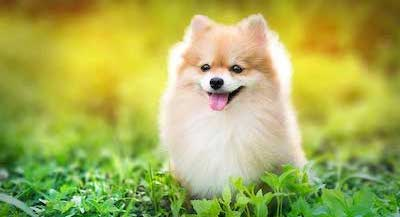
#> input picture dog.jpg, 400 x 217 px
$ python opencv_basics_BGR.py
#> lines starting #> are read from the running program, lines starting #| are printed output that depends on the picture; after the words box and inside, x2 and y2 are one past the last pixel; in counts of white or black regions, pixels touching at a corner belong together
#> further down, img is the input picture: shape (217, 400, 3); mean B, G, R 85.1, 175.5, 168.4
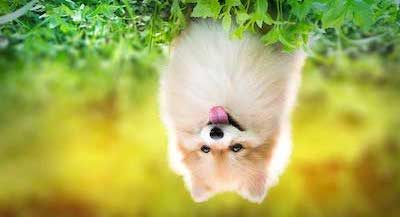
#> input picture dog2.jpg, 400 x 217 px
#> further down, img2 is the input picture: shape (217, 400, 3); mean B, G, R 84.9, 175.5, 168.2
#| Pixel Count: 86800
'''
OpenCV Basics - BGR Exercises
'''
import cv2
import math

def pixel_count(BGR_image: list)-> int:
    """ Calculates the total number of pixels in a BGR image.

    Args:
        BGR_image (list): A BGR image represented by 3 channels of 8-bit integers

    Returns:
        int: The number of pixels in a BGR image.
    """
    # WRITE YOUR CODE HERE.
    img = BGR_image.copy()
    return ((len(img))*(len(img[0])))
    # END OF FUNCTION.

def tint_red(BGR_image:list)->list:
    """ This function tints a color image red. Given an input image that is BGR color,
    set the the red channel value of all pixels to 255

    Args:
        BGR_image (list): A color image represented in a numpy array with 3 channels.

    Returns:
        image (list): The tinted image.

    """
    # WRITE YOUR CODE HERE.
    img = BGR_image.copy()

    for r, row in enumerate(img):
        for c, value in enumerate(row):
            img[r][c][2] = 255
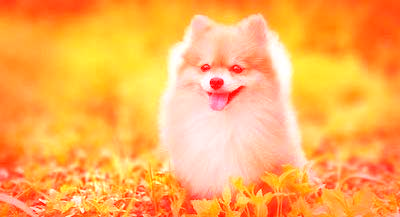
#> img: shape (217, 400, 3); mean B, G, R 85.1, 175.5, 255


    return img
    # END OF FUNCTION.

def to_BW(BGR_image: list)-> list:
    """ Converts a BGR image to a black and white image.
        If the pixel value (defined by (B+G+R)/3) in the original image is strictly greater than 128,
        set the pixel to 255. Otherwise, set the pixel to 0.

        Notes:
            - You may NOT use any thresholding functions provided by OpenCV to do this.
            - Be careful not to modify the original image!

    Args:
        BGR_image (list): A BGR image represented by 3 channels of 8-bit integers

    Returns:
        image (list): The black and white image.
    """
    # WRITE YOUR CODE HERE.
    img = BGR_image.copy()

    for r, row in enumerate(img):
        for c, value in enumerate(row):
            if math.trunc((int(value[0]) + int(value[1]) + int(value[2]))/3) > 128:
                img[r][c] = 255
            else:
                img[r][c] = 0
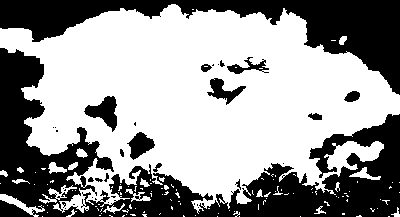
#> img: shape (217, 400, 3); 60.2% white; 36 black regions (20 under 20 px), largest, box (x1, y1, x2, y2) and area: (0, 48, 400, 217) 20978, (0, 0, 400, 95) 11378, (84, 96, 117, 132) 592


    return img
    # END OF FUNCTION.

def to_grayscale(BGR_image: list)-> list:
    """ Converts a BGR image to a grayscale image by taking a uniform average of all 3
        color channels: (B+G+R)/3

        Notes:
            - Be careful not to modify the original image!

    Args:
        BGR_image (list): A BGR image represented by 3 channels of 8-bit integers

    Returns:
        image (list): The grayscale image of 8-bit integers.
    """
    # WRITE YOUR CODE HERE.
    img = BGR_image.copy()

    for r, row in enumerate(img):
        for c, value in enumerate(row):
            img[r][c] = math.trunc((int(value[0]) + int(value[1]) + int(value[2]))/3)
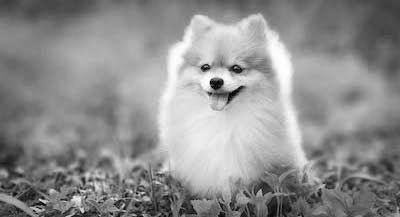
#> img: shape (217, 400, 3); min 0, max 255, mean 142.7


    return img
    # END OF FUNCTION.

def image_average_BGR(BGR_image1:list, BGR_image2:list)-> list:
    """ Averages the pixels of the two BGR input images by adding up the two input
        images on a per pixel, per channel basis and dividing each by two (truncated).

        Notes:
            - You may assume image1 and image2 are the SAME size.
            - Be careful not to modify the original image!
            - Be careful to avoid integer overflow!

    Args:
        BGR_image1 (list): A BGR image represented in an array represented by 3 channels of 8-bit integers
        BGR_image2 (list): A BGR image represented in an array represented by 3 channels of 8-bit integers

    Returns:
        image3 (list): An BGR image which is the average of image1 and image2.

    """
    # WRITE YOUR CODE HERE.
    img = BGR_image1.copy()
    img2 = BGR_image2.copy()

    for r, row in enumerate(img):
        for c, (value1, value2) in enumerate(zip(row, img2[r])):
            img[r][c][0] = math.trunc((int(value1[0]) + int(value2[0]))/2)
            img[r][c][1] = math.trunc((int(value1[1]) + int(value2[1]))/2)
            img[r][c][2] = math.trunc((int(value1[2]) + int(value2[2]))/2)
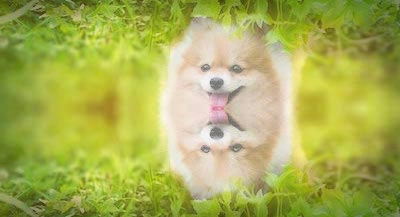
#> img: shape (217, 400, 3); mean B, G, R 84.7, 175.2, 168.1
    return img
    # END OF FUNCTION.

def flip_horizontal_BGR(BGR_image:list)->list:
    """ Flips the input image across the horizontal axis. This can be interpreted as
    switching the first and last column of the image, the second and second to last column, and so on.

    Note: Be careful not to modify the original image!

    Args:
        BGR_image (list): A BGR image represented in an array represented by 3 channels of 8-bit integers

    Returns:
        image (list): The horizontally flipped image.

    """
    # WRITE YOUR CODE HERE.
    img = BGR_image.copy()

    for r, row in enumerate(img):
        img[r] = row[::-1]
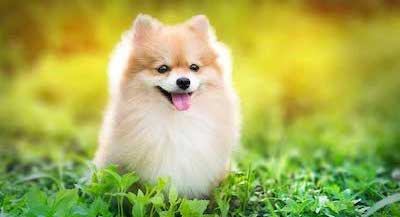
#> img: shape (217, 400, 3); mean B, G, R 85.1, 175.5, 168.4
    return img
    # END OF FUNCTION.

def histogram_BGR(BGR_image:list)->list:
    """ Counts the number of pixels of each value (0 -> 255) in the BGR image

    Args:
        BGR_image (list): A BGR image represented in an array represented by 3 channels of 8-bit integers

    Returns:
        blue_list: A list with 256 elements, where the value of the ith element represents the ith Blue count
        green_list: A list with 256 elements, where the value of the ith element represents the ith Green count
        red_list: A list with 256 elements, where the value of the ith element represents the ith Red count
    """
    # WRITE YOUR CODE HERE.
    img = BGR_image.copy()
    blue_list = [0] * 256
    green_list = [0] * 256
    red_list = [0] * 256
    for r, row in enumerate(img):
        for c, value in enumerate(row):
            blue_list[img[r][c][0]]+=1
            green_list[img[r][c][1]]+=1
            red_list[img[r][c][2]]+=1
#> after the loop, blue_list = 256 values, max 1246 at index 52, min 17 at index 251, mean 339.1; green_list = 256 values, max 950 at index 189, min 1 at index 2, mean 339.1; red_list = 256 values, max 931 at index 235, min 13 at index 4, mean 339.1

    print(blue_list, green_list, red_list)
#> (printed output is left out)

    return blue_list, green_list, red_list
    # END OF FUNCTION.

if __name__ == '__main__':
    image1_location='dog.jpg' #400 × 217 pixels
    image2_location='dog2.jpg' #400 × 217 pixels
    img = cv2.imread(image1_location, cv2.IMREAD_COLOR) #Blue, Green, Red
    cv2.imshow(f'{image1_location} - original', img)
    img2 = cv2.imread(image2_location, cv2.IMREAD_COLOR)

    print(f'Pixel Count: {pixel_count(img)}')

    #cv2.imwrite("Tinted.jpg", tint_red(img))
    cv2.imshow(f'{image1_location} - tint_red', tint_red(img))
    #cv2.imwrite("BW.jpg", to_BW(img))
    cv2.imshow(f'{image1_location} - to_BW', to_BW(img))
    #cv2.imwrite("GS.jpg", to_grayscale(img))
    cv2.imshow(f'{image1_location} - to_grayscale', to_grayscale(img))
    #cv2.imwrite("Averaged.jpg", image_average_BGR(img, img2))
    cv2.imshow(f'{image1_location} v. {image2_location} - average_BGR', image_average_BGR(img, img2))
    #cv2.imwrite("Flipped.jpg", flip_horizontal_BGR(img))
    cv2.imshow(f'{image1_location} - flip_horizontal_BGR', flip_horizontal_BGR(img))
    blue_hist, green_hist, red_hist = histogram_BGR(img)
#> blue_hist has the same summary as blue_list in histogram_BGR; green_hist has the same summary as green_list in histogram_BGR; red_hist has the same summary as red_list in histogram_BGR
    print(f'Blue Histogram: {blue_hist}')
#> (printed output is left out)
    print(f'Green Histogram: {green_hist}')
#> (printed output is left out)
    print(f'Red Histogram: {red_hist}')

    cv2.waitKey()
    cv2.destroyAllWindows()
